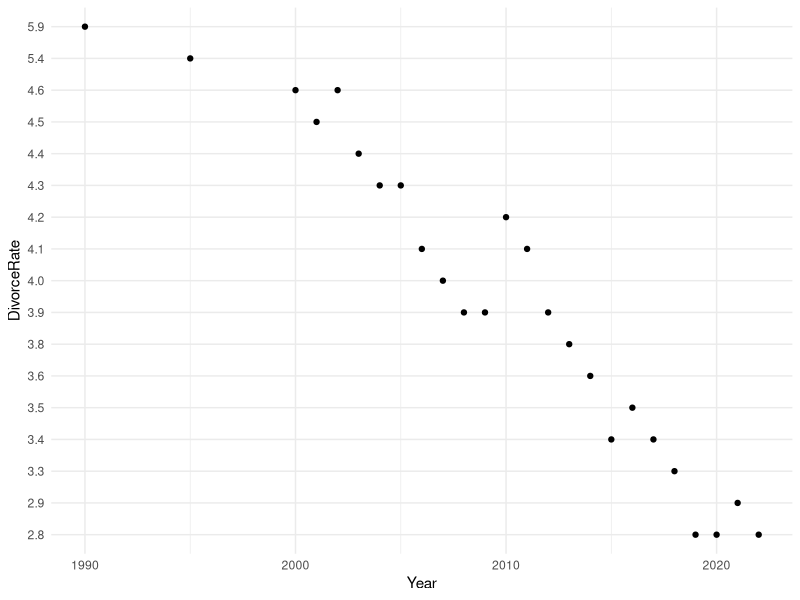
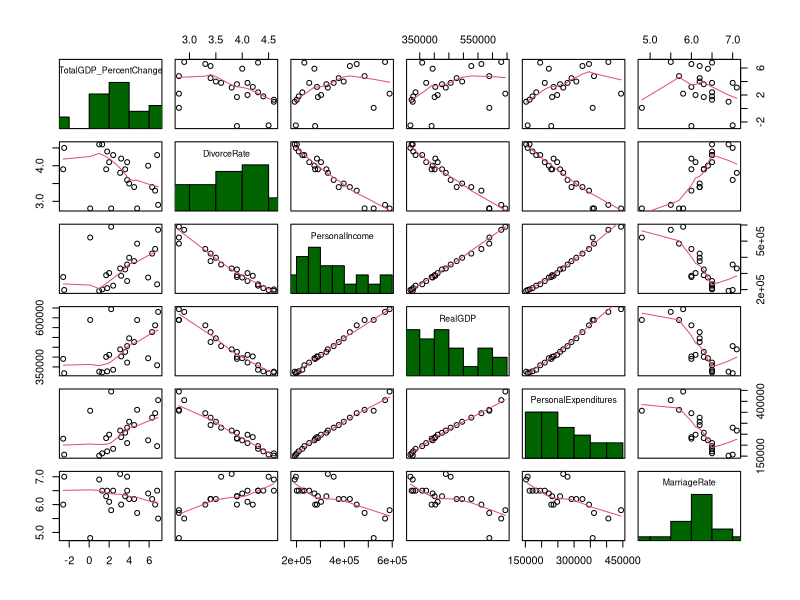
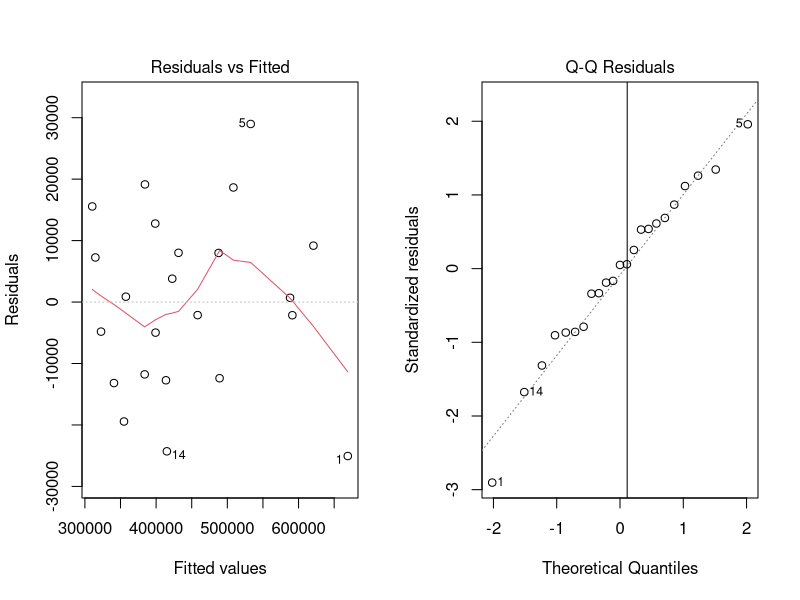
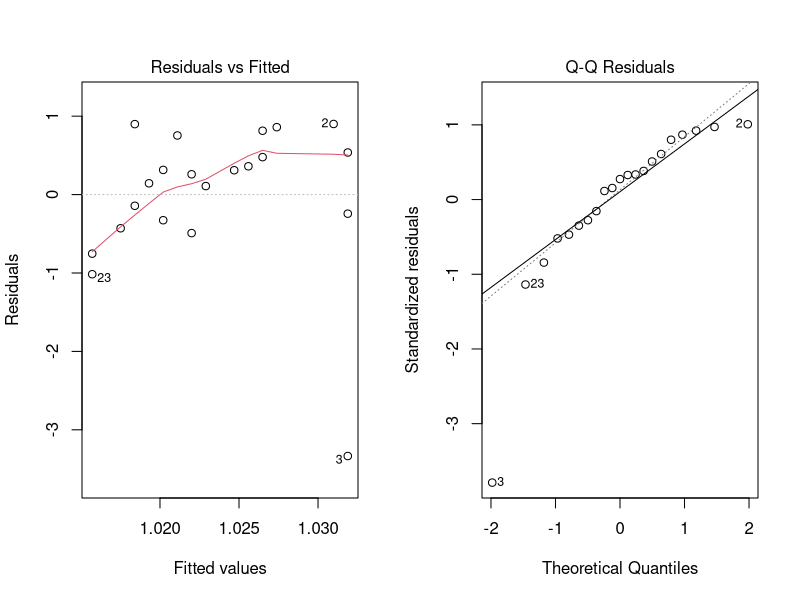
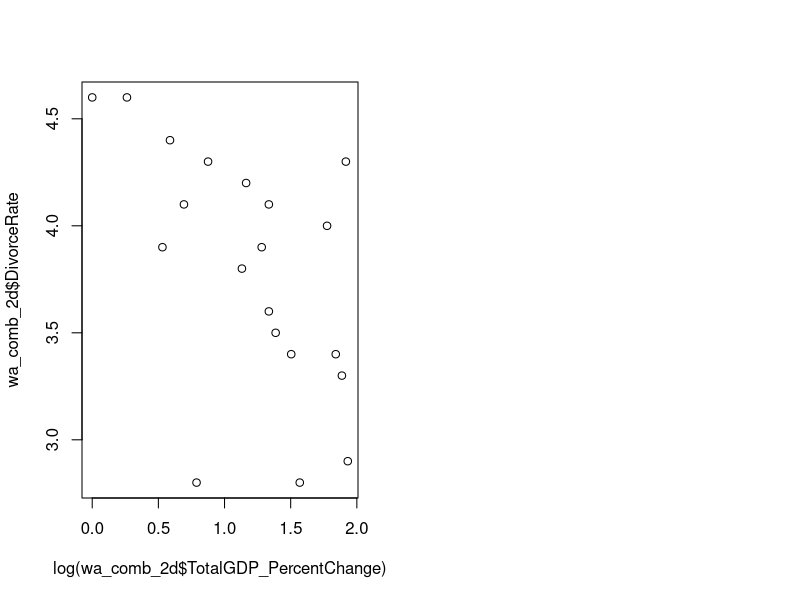

These charts were generated, in order, by the following R code:

##read files
divorce <- read.csv("divorce_rates.csv")
head(divorce)
washington <- divorce[49,1:26]

##need to unpivot data to pull divorce rates and year in 2 different columns
library(tidyverse)

washington <- washington[,] %>%
  mutate(across(everything(), as.character))

wa_long <- washington %>%
  pivot_longer(
    cols = starts_with("X"), 
    names_to = "Year",        
    values_to = "DivorceRate" 
  ) %>%
  mutate(Year = as.integer(str_remove(Year, "X")))

wa_long <- wa_long[2:26,]

ggplot(data = wa_long, aes(x=Year, y=DivorceRate)) +
  geom_point()+
  theme_minimal()


GDP_percentage <- read.csv("WA_GDP.csv")

WA_total_GDP_perc <- GDP_percentage[1,9:34]

WA_GDP_long_perc <- WA_total_GDP_perc %>%
  pivot_longer(
    cols = starts_with("X"), 
    names_to = "Year",        
    values_to = "TotalGDP_PercentChange" 
  ) %>%
  mutate(Year = as.integer(str_remove(Year, "X")))

WA_expense <- read.csv("SASUMMARY_WA_1998_2023.csv")

WA_expense <- WA_expense[,] %>%
  mutate(across(everything(), as.character))

personal_income <- WA_expense[5,9:34]

pi_long <- personal_income %>%
  pivot_longer(
    cols = starts_with("X"), 
    names_to = "Year",        
    values_to = "PersonalIncome" 
  ) %>%
  mutate(Year = as.integer(str_remove(Year, "X")))

RealGDP <- WA_expense[1,9:34]

rgdp_long <- RealGDP %>%
  pivot_longer(
    cols = starts_with("X"), 
    names_to = "Year",        
    values_to = "RealGDP" 
  ) %>%
  mutate(Year = as.integer(str_remove(Year, "X")))

Expenditures <- WA_expense[7,9:34]

expenditures_long <- Expenditures %>%
  pivot_longer(
    cols = starts_with("X"), 
    names_to = "Year",        
    values_to = "PersonalExpenditures" 
  ) %>%
  mutate(Year = as.integer(str_remove(Year, "X")))

marriages <- read.csv("marriage_rates.csv")
wa_marriage <- marriages[48,2:26]

wa_marriage <- wa_marriage[,] %>%
  mutate(across(everything(), as.character))


wa_long_mar <- wa_marriage %>%
  pivot_longer(
    cols = starts_with("X"), 
    names_to = "Year",        
    values_to = "MarriageRate" 
  ) %>%
  mutate(Year = as.integer(str_remove(Year, "X")))

wa_long_mar <- wa_long_mar[1:26,]

wa_combined <- wa_long %>%
  left_join(WA_GDP_long_perc, by = "Year") %>%
  left_join(pi_long, by = "Year") %>%
  left_join(rgdp_long, by = "Year") %>%
  left_join(expenditures_long, by = "Year") %>%
  left_join(wa_long_mar, by = "Year")

wa_combined <- wa_combined %>%
  mutate(across(c(DivorceRate, TotalGDP_PercentChange, PersonalIncome, 
                  RealGDP, PersonalExpenditures, MarriageRate), as.numeric))

wa_combined <-wa_combined[1:23,]

### MALIA'S CODE STARTS HERE ###

## pairs to compare ints
panel.hist <- function(x){
  usr <- par("usr")
  par(usr = c(usr[1:2], 0, 1.5) )
  h <- hist(x, plot = FALSE)
  breaks <- h$breaks; nB <- length(breaks)
  y <- h$counts; y <- y/max(y)
  rect(breaks[-nB], 0, breaks[-1], y, col = "darkgreen",)
}

pairs(x = wa_combined[, c("TotalGDP_PercentChange",
                          "DivorceRate",
                          "PersonalIncome",
                          "RealGDP",
                          "PersonalExpenditures",
                          "MarriageRate")],
      panel = panel.smooth,
      diag.panel = panel.hist)


## MODEL 2c
model2c <- lm(RealGDP~I(PersonalExpenditures^3) + I(DivorceRate^2) + MarriageRate,
            data=wa_combined)
summary(model2c)

par(mfrow = c(1, 2))
plot(model2c, which=1)
plot(model2c, which =2)
qqline(resid(model2c))

## MODEL 2d
model2d1 <- lm(log(TotalGDP_PercentChange)~DivorceRate,
              data=wa_combined)
summary(model2d1)

par(mfrow = c(1, 2))
plot(model2d1, which=1)
plot(model2d1, which =2)
qqline(resid(model2d1))

wa_comb_2d <- wa_combined[-c(3),]

plot(log(wa_comb_2d$TotalGDP_PercentChange), wa_comb_2d$DivorceRate)

model2d2 <- lm(log(TotalGDP_PercentChange)~DivorceRate,
              data=wa_comb_2d)
summary(model2d2)